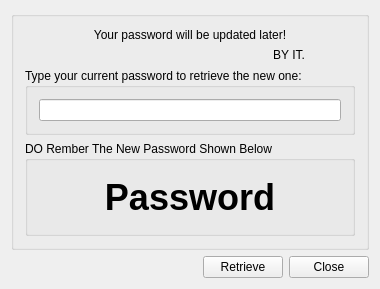
<?xml version="1.0" encoding="UTF-8"?>
<ui version="4.0">
 <class>UpdatePasswordWidgetClass</class>
 <widget class="QWidget" name="UpdatePasswordWidgetClass">
  <property name="windowModality">
   <enum>Qt::ApplicationModal</enum>
  </property>
  <property name="geometry">
   <rect>
    <x>0</x>
    <y>0</y>
    <width>370</width>
    <height>251</height>
   </rect>
  </property>
  <property name="windowTitle">
   <string>New Password</string>
  </property>
  <property name="windowIcon">
   <iconset resource="../bulletinboard.qrc">
    <normaloff>:/icon/resources/images/password.png</normaloff>:/icon/resources/images/password.png</iconset>
  </property>
  <layout class="QGridLayout" name="gridLayout_4">
   <property name="sizeConstraint">
    <enum>QLayout::SetFixedSize</enum>
   </property>
   <item row="0" column="0">
    <widget class="QGroupBox" name="groupBox_3">
     <property name="title">
      <string/>
     </property>
     <layout class="QGridLayout" name="gridLayout_3">
      <item row="0" column="0">
       <widget class="QLabel" name="label">
        <property name="minimumSize">
         <size>
          <width>300</width>
          <height>0</height>
         </size>
        </property>
        <property name="font">
         <font>
          <weight>50</weight>
          <bold>false</bold>
         </font>
        </property>
        <property name="text">
         <string>Your password will be updated later!</string>
        </property>
        <property name="textFormat">
         <enum>Qt::AutoText</enum>
        </property>
        <property name="scaledContents">
         <bool>true</bool>
        </property>
        <property name="alignment">
         <set>Qt::AlignCenter</set>
        </property>
        <property name="wordWrap">
         <bool>true</bool>
        </property>
       </widget>
      </item>
      <item row="1" column="0">
       <widget class="QLabel" name="labeladminInfo">
        <property name="text">
         <string>BY IT.</string>
        </property>
        <property name="alignment">
         <set>Qt::AlignRight|Qt::AlignTrailing|Qt::AlignVCenter</set>
        </property>
        <property name="indent">
         <number>50</number>
        </property>
       </widget>
      </item>
      <item row="2" column="0">
       <widget class="QGroupBox" name="groupBoxOldPassword">
        <property name="minimumSize">
         <size>
          <width>330</width>
          <height>0</height>
         </size>
        </property>
        <property name="title">
         <string>Type your current password to retrieve the new one:</string>
        </property>
        <layout class="QGridLayout" name="gridLayout_2">
         <item row="1" column="0">
          <widget class="QLineEdit" name="lineEditOldPassword">
           <property name="echoMode">
            <enum>QLineEdit::Password</enum>
           </property>
          </widget>
         </item>
        </layout>
       </widget>
      </item>
      <item row="3" column="0">
       <widget class="QGroupBox" name="groupBoxNewPassword">
        <property name="sizePolicy">
         <sizepolicy hsizetype="Expanding" vsizetype="Expanding">
          <horstretch>0</horstretch>
          <verstretch>0</verstretch>
         </sizepolicy>
        </property>
        <property name="title">
         <string>DO Rember The New Password Shown Below</string>
        </property>
        <layout class="QGridLayout" name="gridLayout">
         <item row="0" column="0">
          <widget class="QLabel" name="labelNewPassword">
           <property name="sizePolicy">
            <sizepolicy hsizetype="Expanding" vsizetype="Expanding">
             <horstretch>0</horstretch>
             <verstretch>0</verstretch>
            </sizepolicy>
           </property>
           <property name="minimumSize">
            <size>
             <width>50</width>
             <height>50</height>
            </size>
           </property>
           <property name="font">
            <font>
             <pointsize>27</pointsize>
             <weight>75</weight>
             <bold>true</bold>
            </font>
           </property>
           <property name="text">
            <string>Password</string>
           </property>
           <property name="alignment">
            <set>Qt::AlignCenter</set>
           </property>
          </widget>
         </item>
        </layout>
       </widget>
      </item>
     </layout>
    </widget>
   </item>
   <item row="1" column="0">
    <layout class="QHBoxLayout" name="horizontalLayout">
     <item>
      <spacer name="horizontalSpacer">
       <property name="orientation">
        <enum>Qt::Horizontal</enum>
       </property>
       <property name="sizeHint" stdset="0">
        <size>
         <width>40</width>
         <height>20</height>
        </size>
       </property>
      </spacer>
     </item>
     <item>
      <widget class="QPushButton" name="pushButtonRetrieve">
       <property name="text">
        <string>Retrieve</string>
       </property>
      </widget>
     </item>
     <item>
      <widget class="QPushButton" name="pushButtonClose">
       <property name="text">
        <string>Close</string>
       </property>
      </widget>
     </item>
    </layout>
   </item>
  </layout>
 </widget>
 <layoutdefault spacing="6" margin="11"/>
 <resources>
  <include location="../bulletinboard.qrc"/>
 </resources>
 <connections>
  <connection>
   <sender>pushButtonClose</sender>
   <signal>clicked()</signal>
   <receiver>UpdatePasswordWidgetClass</receiver>
   <slot>close()</slot>
   <hints>
    <hint type="sourcelabel">
     <x>312</x>
     <y>247</y>
    </hint>
    <hint type="destinationlabel">
     <x>179</x>
     <y>134</y>
    </hint>
   </hints>
  </connection>
 </connections>
</ui>
